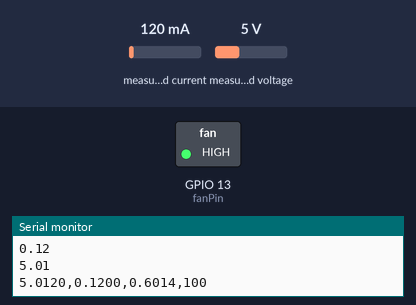
Bench run of a sketch on a simulated ESP32. On the bench: switched loads named in the sketch (green lamp = pin HIGH), the last lines printed to the serial monitor. Inputs (shaded band) come from the test bench; at power-on: measured voltage 5 V, measured current 120 mA. Nothing arrives over Bluetooth unless stated; a phone connects over Bluetooth LE 3 s after start.

Above: at 3.8 s.
3.9 s: measured voltage set to 3.7 V
5.4 s: measured voltage set to 3.3 V
At 6.1 s:
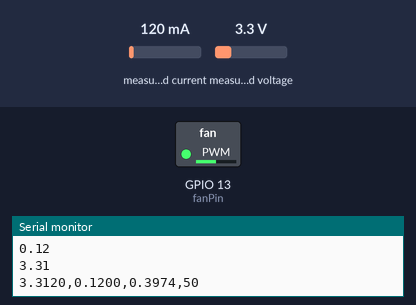
6.9 s: measured voltage set to 3.8 V
At 7.5 s:
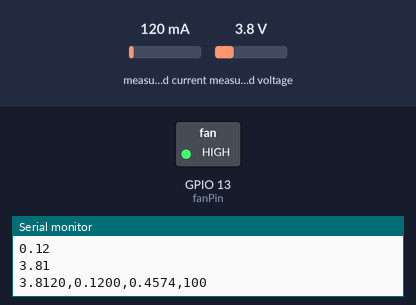
8.4 s: measured voltage set to 3.4 V
At 8.8 s:
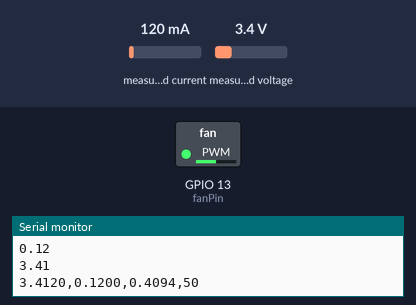
9.9 s: measured current set to 969 mA
11.4 s: measured current set to 1024 mA
At 12.8 s:
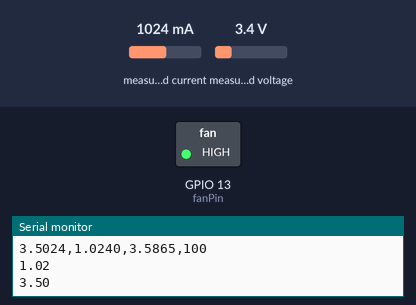
Timing chart, 0 to 13.9 s (numbered marks = the images above; inputs shaded):
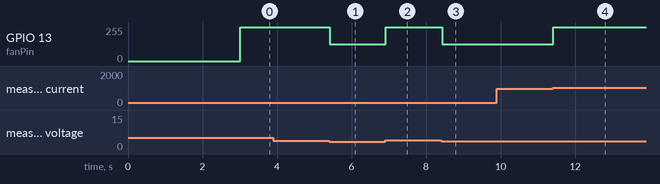

The sketch:

powerpolicy.ino
```cpp
#include <Wire.h>
#include <Adafruit_INA219.h>
#include <BLEDevice.h>
#include <BLEServer.h>
#include <BLEUtils.h>
#include <BLE2902.h>

#define SERVICE_UUID "12345678-1234-1234-1234-1234567890ab"
#define CHAR_UUID    "12345678-1234-1234-1234-1234567890ac"

const int fanPin = 13;
const int freq = 5000;
const int resolution = 8; //8 bit calculations for duty cycesl

Adafruit_INA219 ina219;
BLECharacteristic *pCharacteristic;
bool connected = false;

class ServerCallbacks : public BLEServerCallbacks {
    void onConnect(BLEServer* pServer) {
       connected = true;
    };
    void onDisconnect(BLEServer* pServer) {
      connected = false;
      BLEDevice::startAdvertising();
    }
};

//Input integer like percentages: 100% --> 100 input, 50% --> 50 input
void runFanState(){
  Serial.print("State: ");
  Serial.println("%");

  unsigned long stateStartTime = millis();

  while (millis() - stateStartTime < 600000) {
    float busvoltage = ina219.getBusVoltage_V();
    float shuntvoltage = ina219.getShuntVoltage_mV();
    float voltage = busvoltage + (shuntvoltage / 1000.0);
    float current = ina219.getCurrent_mA() / 1000.0;
    int cycle = 0;

    Serial.println(current);
    Serial.println(voltage);

    //Control Strategy Here

    if (voltage >= 3.50) {
      cycle = 100;
      ledcAttach(fanPin, freq, resolution);
      ledcWrite(fanPin, 255);
    }
    else if (voltage < 3.50 && voltage > 3.30) {
      cycle = 50;
      ledcAttach(fanPin, freq, resolution);
      ledcWrite(fanPin, 127);
    }
    else {
      cycle = 0;
      ledcDetach(fanPin);
      pinMode(fanPin, OUTPUT);
      digitalWrite(fanPin, LOW);
    }

    if (connected) {
      float busvoltage = ina219.getBusVoltage_V();
      float shuntvoltage = ina219.getShuntVoltage_mV();
      float voltage = busvoltage + (shuntvoltage / 1000);
      float current = ina219.getCurrent_mA() / 1000.0;

      char buffer[64];
      snprintf(buffer, sizeof(buffer), "%.4f,%.4f,%.4f,%d", voltage, current, voltage * current, cycle);

      pCharacteristic->setValue(buffer);
      pCharacteristic->notify();
      Serial.println(buffer);
    }
    delay(20);
  }
}

void setup() {
  Serial.begin(115200);

  if (!ina219.begin()) {
    Serial.println("Failed to find INA219 chip");
    while (1) { delay(10); }
  }

  ledcAttach(fanPin, freq, resolution);
  //Starts out at 0 spinning
  ledcWrite(fanPin, 0);

  BLEDevice::init("Balegyr86");
  BLEServer *pServer = BLEDevice::createServer();
  pServer->setCallbacks(new ServerCallbacks());
  BLEService *pService = pServer->createService(SERVICE_UUID);

  pCharacteristic = pService->createCharacteristic(
                      CHAR_UUID,
                      BLECharacteristic::PROPERTY_NOTIFY
                    );
  pCharacteristic->addDescriptor(new BLE2902());

  pService->start();
  BLEDevice::startAdvertising();
  Serial.println("Waiting for a client connection...");
}

void loop() {

  if(connected){
    runFanState();
    while(1) {delay(1000);}
  }
}


  /*
  Note in my findings I found that running this at these conditions will still lower the system voltage
  when coming in contact w/ the shade, it requires complete shut off
  */
  /*
  if (current_mA < 0) {
    Serial.println("Solar Surplus - Fan Duty Cycle Max");
    runFanState(100);
  }
  else if (current_mA > 0 && current_mA < 50) {
    Serial.println("Low Harvest - Fan Duty Cycle Lowered");
    runFanState(50);
  }
  else {
    Serial.println("No harvest - Fan OFF");
    runFanState(0);
  }
  */
```

Measured:
- the behaviour switches between 3.5 and 3.4 V on measured voltage (found by bisection; images 0 and 1)
- the behaviour switches between 999 and 1000 mA on measured current (found by bisection; images 3 and 4)
- after the input at 5.4 s, GPIO 13 (fanPin): 255/255 → 127/255 at once
- after the input at 6.9 s, GPIO 13 (fanPin): 127/255 → 255/255 at once
- after the input at 8.4 s, GPIO 13 (fanPin): 255/255 → 127/255 at once
- after the input at 11.4 s, GPIO 13 (fanPin): 127/255 → 255/255 at once
